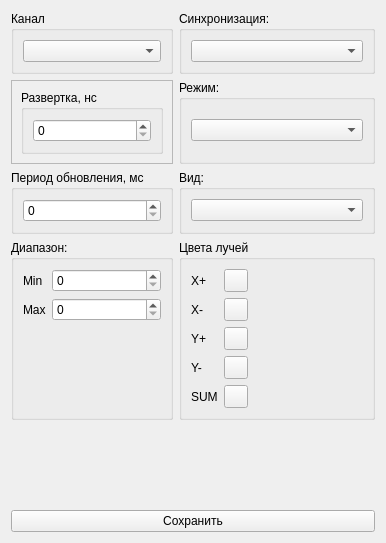
<?xml version="1.0" encoding="UTF-8"?>
<ui version="4.0">
 <class>Oscilloscope_options</class>
 <widget class="QWidget" name="Oscilloscope_options">
  <property name="geometry">
   <rect>
    <x>0</x>
    <y>0</y>
    <width>386</width>
    <height>543</height>
   </rect>
  </property>
  <property name="windowTitle">
   <string>Form</string>
  </property>
  <layout class="QVBoxLayout" name="verticalLayout">
   <item>
    <layout class="QGridLayout" name="gridLayout">
     <item row="2" column="1">
      <widget class="QGroupBox" name="groupBox_4">
       <property name="title">
        <string>Период обновления, мс</string>
       </property>
       <layout class="QVBoxLayout" name="verticalLayout_10">
        <item>
         <widget class="QSpinBox" name="sb_interval"/>
        </item>
       </layout>
      </widget>
     </item>
     <item row="1" column="1">
      <widget class="QFrame" name="frame_4">
       <property name="frameShape">
        <enum>QFrame::StyledPanel</enum>
       </property>
       <property name="frameShadow">
        <enum>QFrame::Raised</enum>
       </property>
       <layout class="QVBoxLayout" name="verticalLayout_5">
        <item>
         <widget class="QGroupBox" name="groupBox_3">
          <property name="title">
           <string>Развертка, нс</string>
          </property>
          <layout class="QVBoxLayout" name="verticalLayout_3">
           <item>
            <widget class="QSpinBox" name="sb_time"/>
           </item>
          </layout>
         </widget>
        </item>
       </layout>
      </widget>
     </item>
     <item row="3" column="3">
      <widget class="QGroupBox" name="groupBox">
       <property name="title">
        <string>Цвета лучей</string>
       </property>
       <layout class="QHBoxLayout" name="horizontalLayout">
        <item>
         <layout class="QGridLayout" name="gridLayout_2">
          <item row="0" column="1">
           <widget class="QToolButton" name="btn_x_plus"/>
          </item>
          <item row="0" column="0">
           <widget class="QLabel" name="label">
            <property name="sizePolicy">
             <sizepolicy hsizetype="Fixed" vsizetype="Preferred">
              <horstretch>0</horstretch>
              <verstretch>0</verstretch>
             </sizepolicy>
            </property>
            <property name="text">
             <string>X+</string>
            </property>
           </widget>
          </item>
          <item row="5" column="1">
           <widget class="QToolButton" name="btn_sum"/>
          </item>
          <item row="2" column="0">
           <widget class="QLabel" name="label_11">
            <property name="sizePolicy">
             <sizepolicy hsizetype="Fixed" vsizetype="Preferred">
              <horstretch>0</horstretch>
              <verstretch>0</verstretch>
             </sizepolicy>
            </property>
            <property name="text">
             <string>Y+</string>
            </property>
           </widget>
          </item>
          <item row="5" column="0">
           <widget class="QLabel" name="label_14">
            <property name="sizePolicy">
             <sizepolicy hsizetype="Fixed" vsizetype="Preferred">
              <horstretch>0</horstretch>
              <verstretch>0</verstretch>
             </sizepolicy>
            </property>
            <property name="text">
             <string>SUM</string>
            </property>
           </widget>
          </item>
          <item row="2" column="1">
           <widget class="QToolButton" name="btn_y_plus"/>
          </item>
          <item row="1" column="0">
           <widget class="QLabel" name="label_12">
            <property name="sizePolicy">
             <sizepolicy hsizetype="Fixed" vsizetype="Preferred">
              <horstretch>0</horstretch>
              <verstretch>0</verstretch>
             </sizepolicy>
            </property>
            <property name="text">
             <string>X-</string>
            </property>
           </widget>
          </item>
          <item row="1" column="1">
           <widget class="QToolButton" name="btn_x_minus"/>
          </item>
          <item row="3" column="0">
           <widget class="QLabel" name="label_13">
            <property name="sizePolicy">
             <sizepolicy hsizetype="Fixed" vsizetype="Preferred">
              <horstretch>0</horstretch>
              <verstretch>0</verstretch>
             </sizepolicy>
            </property>
            <property name="text">
             <string>Y-</string>
            </property>
           </widget>
          </item>
          <item row="3" column="1">
           <widget class="QToolButton" name="btn_y_minus"/>
          </item>
         </layout>
        </item>
        <item>
         <spacer name="horizontalSpacer">
          <property name="orientation">
           <enum>Qt::Horizontal</enum>
          </property>
          <property name="sizeHint" stdset="0">
           <size>
            <width>40</width>
            <height>20</height>
           </size>
          </property>
         </spacer>
        </item>
       </layout>
      </widget>
     </item>
     <item row="0" column="1">
      <widget class="QGroupBox" name="groupBox_2">
       <property name="title">
        <string>Канал</string>
       </property>
       <layout class="QVBoxLayout" name="verticalLayout_2">
        <item>
         <widget class="QComboBox" name="cb_channel"/>
        </item>
       </layout>
      </widget>
     </item>
     <item row="3" column="1">
      <widget class="QGroupBox" name="groupBox_5">
       <property name="title">
        <string>Диапазон:</string>
       </property>
       <layout class="QVBoxLayout" name="verticalLayout_7">
        <item>
         <layout class="QGridLayout" name="gridLayout_3">
          <item row="1" column="1">
           <widget class="QSpinBox" name="sb_vert_scale_max"/>
          </item>
          <item row="1" column="0">
           <widget class="QLabel" name="label_10">
            <property name="text">
             <string>Max</string>
            </property>
           </widget>
          </item>
          <item row="0" column="0">
           <widget class="QLabel" name="label_9">
            <property name="sizePolicy">
             <sizepolicy hsizetype="Fixed" vsizetype="Preferred">
              <horstretch>0</horstretch>
              <verstretch>0</verstretch>
             </sizepolicy>
            </property>
            <property name="text">
             <string>Min</string>
            </property>
           </widget>
          </item>
          <item row="0" column="1">
           <widget class="QSpinBox" name="sb_vert_scale_min"/>
          </item>
         </layout>
        </item>
        <item>
         <spacer name="verticalSpacer_2">
          <property name="orientation">
           <enum>Qt::Vertical</enum>
          </property>
          <property name="sizeHint" stdset="0">
           <size>
            <width>20</width>
            <height>40</height>
           </size>
          </property>
         </spacer>
        </item>
       </layout>
      </widget>
     </item>
     <item row="0" column="3">
      <widget class="QGroupBox" name="groupBox_6">
       <property name="title">
        <string>Синхронизация:</string>
       </property>
       <layout class="QVBoxLayout" name="verticalLayout_9">
        <item>
         <widget class="QComboBox" name="cb_sync"/>
        </item>
       </layout>
      </widget>
     </item>
     <item row="1" column="3">
      <widget class="QGroupBox" name="groupBox_7">
       <property name="title">
        <string>Режим:</string>
       </property>
       <layout class="QVBoxLayout" name="verticalLayout_4">
        <item>
         <widget class="QComboBox" name="cb_auto"/>
        </item>
       </layout>
      </widget>
     </item>
     <item row="2" column="3">
      <widget class="QGroupBox" name="groupBox_8">
       <property name="title">
        <string>Вид:</string>
       </property>
       <layout class="QVBoxLayout" name="verticalLayout_6">
        <item>
         <widget class="QComboBox" name="cb_type_curve"/>
        </item>
       </layout>
      </widget>
     </item>
    </layout>
   </item>
   <item>
    <spacer name="verticalSpacer">
     <property name="orientation">
      <enum>Qt::Vertical</enum>
     </property>
     <property name="sizeHint" stdset="0">
      <size>
       <width>20</width>
       <height>40</height>
      </size>
     </property>
    </spacer>
   </item>
   <item>
    <widget class="QPushButton" name="btn_accept">
     <property name="text">
      <string>Сохранить</string>
     </property>
    </widget>
   </item>
  </layout>
 </widget>
 <tabstops>
  <tabstop>cb_channel</tabstop>
  <tabstop>cb_sync</tabstop>
  <tabstop>sb_time</tabstop>
  <tabstop>cb_auto</tabstop>
  <tabstop>sb_interval</tabstop>
  <tabstop>cb_type_curve</tabstop>
  <tabstop>sb_vert_scale_min</tabstop>
  <tabstop>sb_vert_scale_max</tabstop>
  <tabstop>btn_x_plus</tabstop>
  <tabstop>btn_x_minus</tabstop>
  <tabstop>btn_y_plus</tabstop>
  <tabstop>btn_y_minus</tabstop>
  <tabstop>btn_sum</tabstop>
  <tabstop>btn_accept</tabstop>
 </tabstops>
 <resources/>
 <connections/>
</ui>
